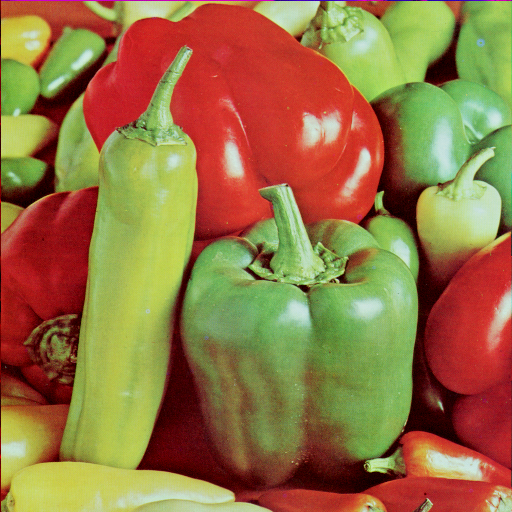
#> input picture image/4.2.07.tiff, 512 x 512 px
$ python -i noise_removal.py   (imports and definitions only)
#> lines starting #> are read from the running program, lines starting #| are printed output that depends on the picture
#> further down, picture is the input picture: shape (512, 512, 3); mean B, G, R 66.5, 115.6, 149.8
### modules/utils.py
# Import thư viện xử lý ảnh OpenCV
import cv2
# Import thư viện tính toán mảng số học
import numpy as np
# Import thư viện vẽ biểu đồ
import matplotlib.pyplot as plt

# [4 lines left out: function load_image, not called in this run]

def bgr_to_rgb(image):
    return cv2.cvtColor(image, cv2.COLOR_BGR2RGB)


def rgb_to_ycrcb(image):
    return cv2.cvtColor(image, cv2.COLOR_BGR2YCrCb)
#> returned value: shape (512, 512, 3); mean of channels 0, 1, 2 120.2, 149.1, 97.7


def ycrcb_to_rgb(image):
    return cv2.cvtColor(image, cv2.COLOR_YCrCb2BGR)


# [99 lines left out: functions calculate_mse, plot_histogram, plot_cr_cb_histogram, plot_ycrcb_histogram, not called in this run]

### modules/noise_removal.py
# Import thư viện xử lý ảnh OpenCV
import cv2
# Import thư viện tính toán mảng số học
import numpy as np
# Import framework tạo giao diện web Streamlit
import streamlit as st
# Import thư viện xử lý dữ liệu dạng bảng
import pandas as pd
# Import các hàm tiện ích từ module utils
from modules.utils import bgr_to_rgb, rgb_to_ycrcb, ycrcb_to_rgb, calculate_mse
# [10 lines left out: function add_salt_pepper_noise, not called in this run]
def denoise_mean(image, kernel_size=3):
    ycrcb = rgb_to_ycrcb(image)
    # Tách thành 3 kênh riêng biệt
    y, cr, cb = cv2.split(ycrcb)
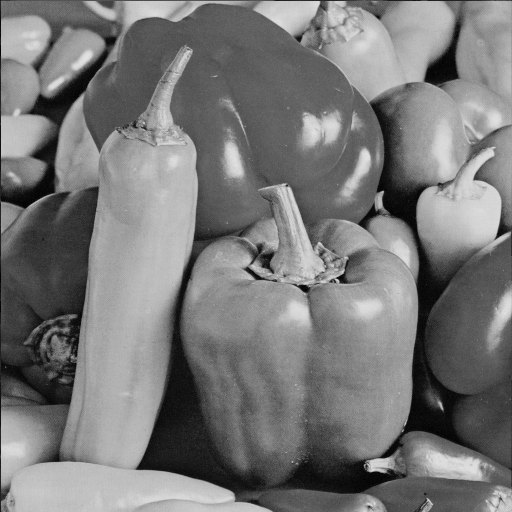
#> y: shape (512, 512); min 0, max 228, mean 120.2
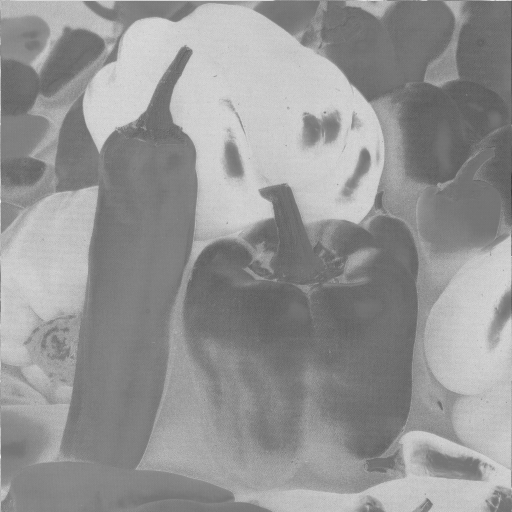
#> cr: shape (512, 512); min 58, max 238, mean 149.1
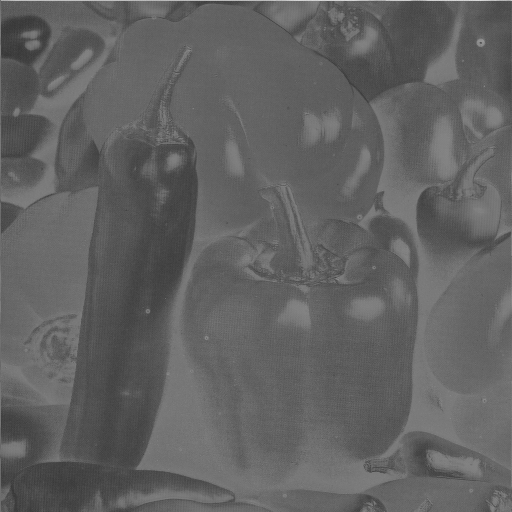
#> cb: shape (512, 512); min 54, max 219, mean 97.7
    # Áp dụng bộ lọc trung bình (Mean/Box Filter) CHỈ trên kênh Y
    # cv2.blur: Tính trung bình cộng trong vùng kernel_size x kernel_size
    y_filtered = cv2.blur(y, (kernel_size, kernel_size))
    # Ghép lại các kênh thành ảnh YCrCb
    ycrcb_filtered = cv2.merge([y_filtered, cr, cb])
#> ycrcb_filtered: shape (512, 512, 3); mean of channels 0, 1, 2 120.3, 149.1, 97.7
    # Chuyển về RGB và trả về
    return ycrcb_to_rgb(ycrcb_filtered)
# BỘ LỌC TRUNG VỊ (MEDIAN FILTER)
# [137 lines left out: functions denoise_median, adaptive_median_filter_pixel, denoise_amf, render_noise_removal, not called in this run]

>>> import cv2
>>> picture = cv2.imread('../image/4.2.07.tiff')
>>> result = denoise_mean(picture)

$ run again, on image/download (1).jpg
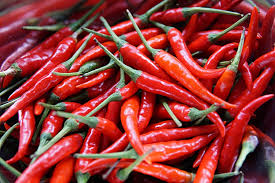
#> input picture image/download (1).jpg, 275 x 183 px
#> picture is the input picture: shape (183, 275, 3); mean B, G, R 55.2, 57, 146.8
#> in denoise_mean, `y_filtered = cv2.blur(y, (kernel_size, kernel_size))`:
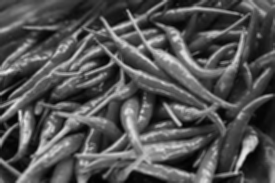
#> y_filtered: shape (183, 275); min 1, max 233, mean 83.6
#> ycrcb_filtered: shape (183, 275, 3); mean of channels 0, 1, 2 83.6, 173.1, 111.9
#> in ycrcb_to_rgb, `return cv2.cvtColor(image, cv2.COLOR_YCrCb2BGR)`:
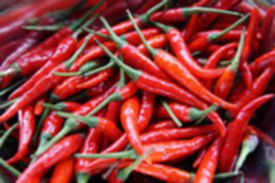
#> returned value: shape (183, 275, 3); mean B, G, R 55.2, 57, 146.7

$ run again, on image/download (5).jpg
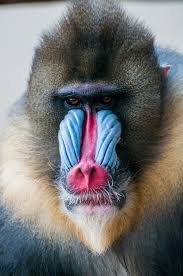
#> input picture image/download (5).jpg, 183 x 276 px
#> picture is the input picture: shape (276, 183, 3); mean B, G, R 115, 114.2, 115
#> in denoise_mean, `y, cr, cb = cv2.split(ycrcb)`:
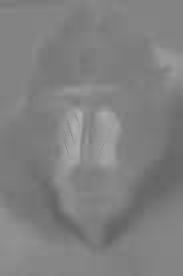
#> cb: shape (276, 183); min 99, max 176, mean 128.3
#> ycrcb_filtered: shape (276, 183, 3); mean of channels 0, 1, 2 114.6, 128.3, 128.3
#> in ycrcb_to_rgb, `return cv2.cvtColor(image, cv2.COLOR_YCrCb2BGR)`:
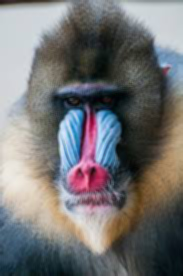
#> returned value: shape (276, 183, 3); mean B, G, R 115, 114.2, 115
